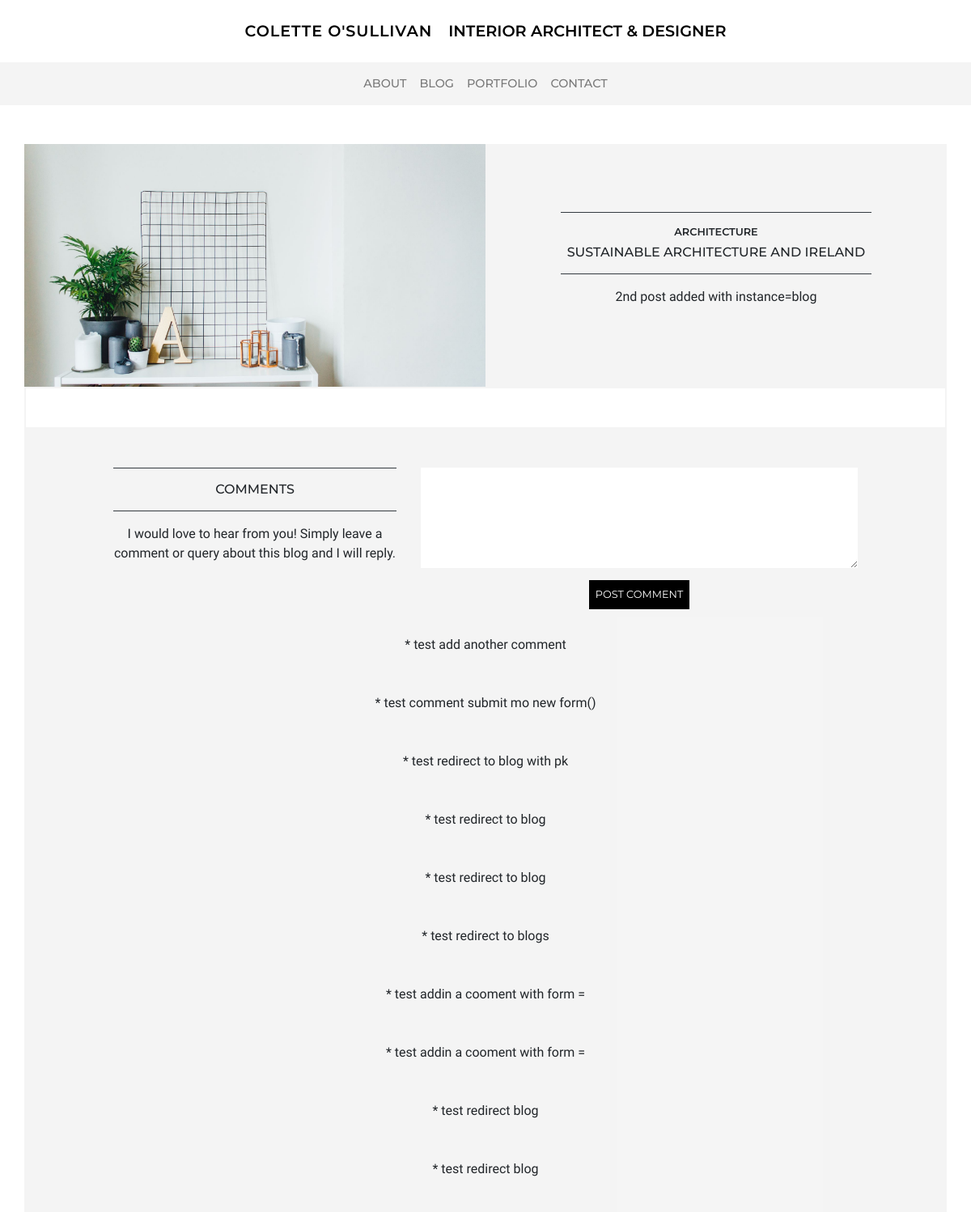
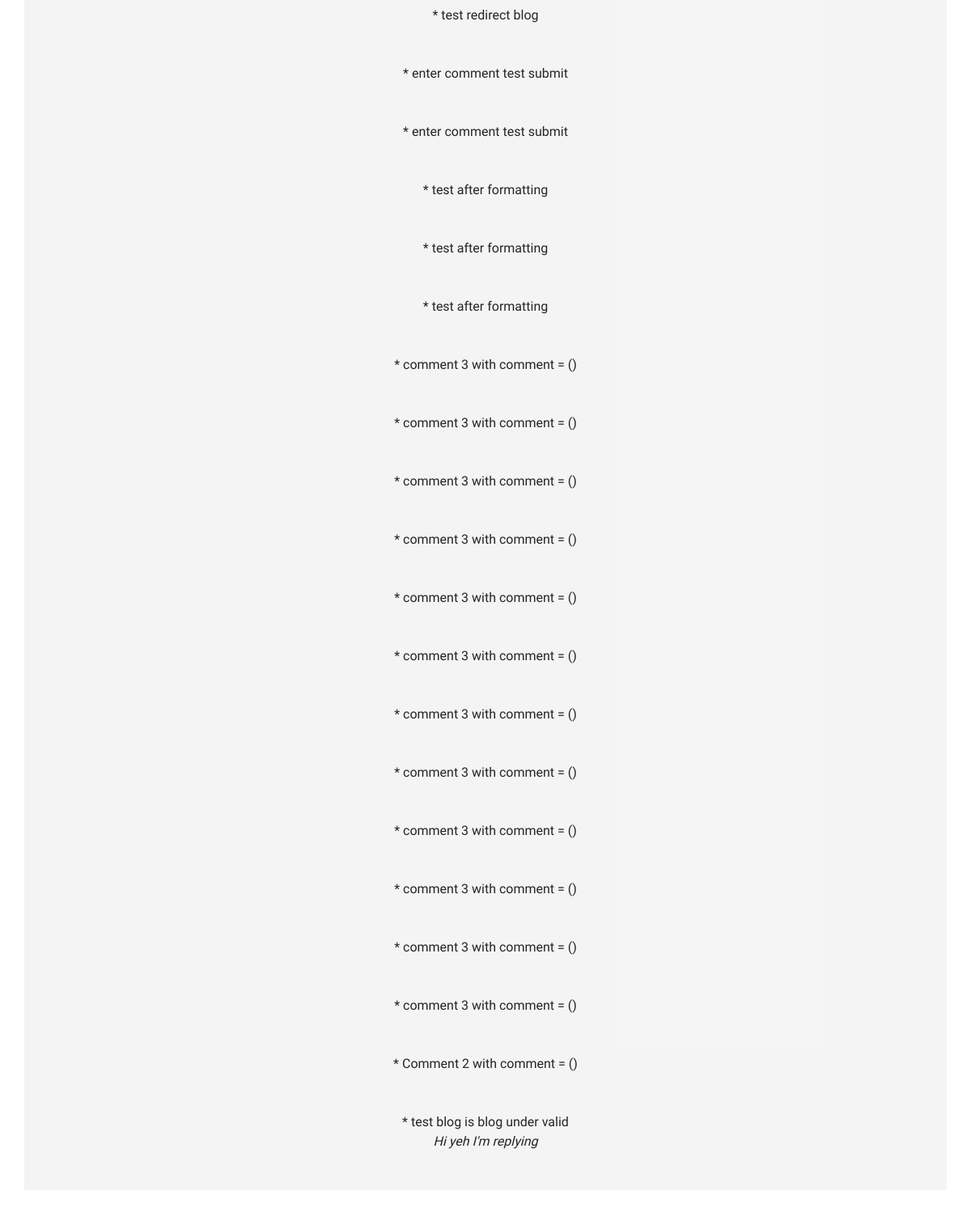
/blog/2, run on an earlier commit of the app's database (2 pictures, top to bottom).
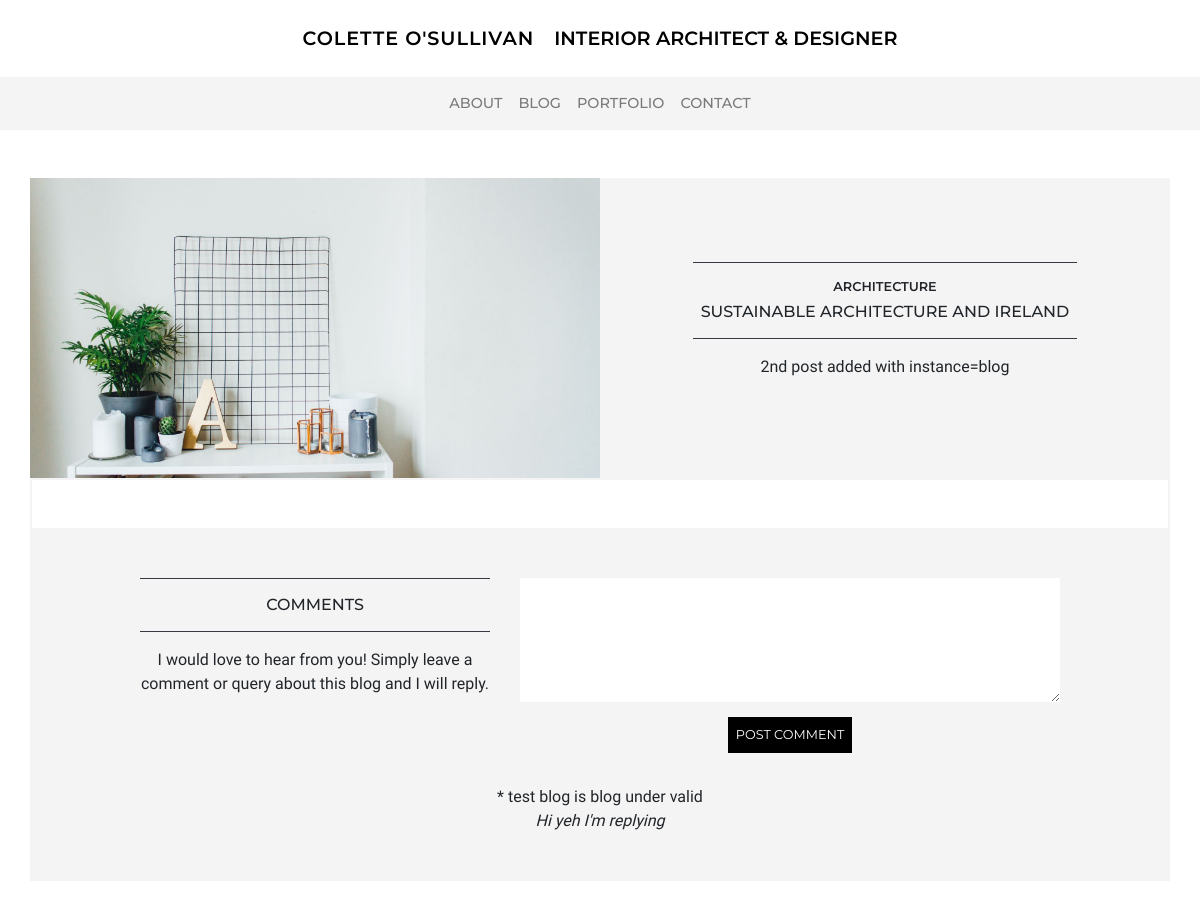
And on a later commit of the database.
### blog/models.py (models this page shows)
class Comment(models.Model):
    blog = models.ForeignKey('Blog', on_delete=models.CASCADE, related_name='comments')
    date = models.DateField(default=timezone.now)
    content = models.TextField() # don't want this to blank ever
    reply = models.TextField(blank=True)

### blog/views.py (the view, shortened to what this page needs)
# urls.py: path('<pk>', views.blog, name='blog'),
def blog(request, pk):
    blog = Blog.objects.get(pk=pk)
    sections = Section.objects.filter(blog=blog)
    comments = Comment.objects.filter(blog=blog).order_by('-id')
    form = CommentForm() #equate to request.GET
    context = {'blog': blog, 'sections': sections, 'comments': comments, 'form': form}
    return render(request, 'blog/blog.html', context)

### blog/forms.py
class CommentForm(forms.ModelForm):
    class Meta:
        model = Comment
        fields = ['content']
        labels = {'content': _(''),}
        widgets = {'content': Textarea(attrs={'rows':5, 'class': 'textarea-style'}),}

### blog/templates/blog/blog.html (shortened to what this page needs)
{% extends 'base.html' %}
{% load static %}
{% load crispy_forms_tags %}
{% block content%}
<section class="row mt-4">
    <div class="col-12 col-md-6 height4 d-flex justify-content-center background-img" style="background-image: url({{ blog.image.url }})">
    </div>
    <div class="col-12 col-md-6 stone d-flex justify-content-center height4">
        <div class="align-self-center m-3 text-center">
            <div class="d-none d-md-inline-block border-top border-bottom border-dark p-2">
                <h1 class="font-600 font-8rem mt-2">{{ blog.category.title }}</h1>
                <h2 class="font-500 font-1rem">{{ blog.title }}</h2>
            </div>
            <p>{{ blog.content|linebreaks }}</p>
        </div>
    </div>
</section>
<section class="row border-stone">
</section>
<section class="stone row stone pt-5 mb-5">
    <div class="col-12 col-md-5 col-lg-4 offset-lg-1 text-center">
        <div class="border-top border-bottom border-dark p-2">
            <h2 class="mt-2 font-500 font-1rem">COMMENTS</h2>
        </div>
        <p class="mt-3">I would love to hear from you! Simply leave a comment or query about this blog and I will reply.</p>
    </div>
    <div class="col-12 col-md-7 col-lg-6 text-center">
        <form method="POST">
            {{ form }}
         <button type="submit">POST COMMENT</button>
        </form>
    </div>
    <div class="col-12 col-lg-10 offset-lg-1 text-center mt-4">
        {% for comment in comments %}
            <p class="mb-5">* {{ comment.content }} <br>
            <span class="italics">{{ comment.reply }}</span></p>
        {% endfor %}
    </div>
</section>
{% endblock %}

What changed in the data, as far as the page shows it:
removed Comment: content "test add another comment"
removed Comment: content "test comment submit mo new form()"
removed Comment: content "test redirect to blog with pk"
removed Comment: content "test redirect to blog"
removed Comment: content "test redirect to blog"
removed Comment: content "test redirect to blogs"
removed Comment: content "test addin a cooment with form ="
removed Comment: content "test addin a cooment with form ="
removed Comment: content "test redirect blog"
removed Comment: content "test redirect blog"
removed Comment: content "test redirect blog"
removed Comment: content "enter comment test submit"
removed Comment: content "enter comment test submit"
removed Comment: content "test after formatting"
removed Comment: content "test after formatting"
removed Comment: content "test after formatting"
removed Comment: content "comment 3 with comment = ()"
removed Comment: content "comment 3 with comment = ()"
removed Comment: content "comment 3 with comment = ()"
removed Comment: content "comment 3 with comment = ()"
removed Comment: content "comment 3 with comment = ()"
removed Comment: content "comment 3 with comment = ()"
removed Comment: content "comment 3 with comment = ()"
removed Comment: content "comment 3 with comment = ()"
removed Comment: content "comment 3 with comment = ()"
removed Comment: content "comment 3 with comment = ()"
removed Comment: content "comment 3 with comment = ()"
removed Comment: content "comment 3 with comment = ()"
removed Comment: content "Comment 2 with comment = ()"
